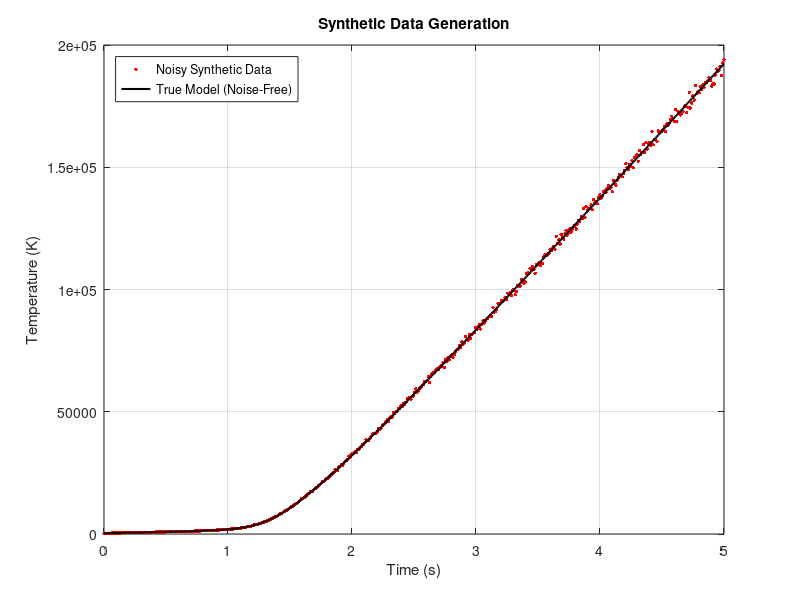

Write the MATLAB code that produced this figure. (Note: this script raises an error after producing the figure.)
% Problem 9: Reaction Heat and Parameter Estimation

function Problem9_ParameterEstimation()
    % True System Parameters
    PreExp_True = 1e5;
    Activ_Energy_True = 45; % kJ/mol
    Heat_Cap = 1.8;         % kJ/K
    Gas_Const = 8.314e-3;   % kJ/mol-K

    % Simulation Settings
    Time_Span = linspace(0, 5, 500); % 0 to 5 seconds
    Temp_Init = 300;                 % Initial Temp K

    %% Part 1: Generate Synthetic Data
    % Define true ODE: c*dT/dt = A*exp(-E/RT) + Q_ext(t)
    Func_ODE_True = @(t, T) (PreExp_True * exp(-Activ_Energy_True ./ (Gas_Const * T)) ...
                             + 2000 * exp(-0.001 * t)) / Heat_Cap;

    [Time_Sol, Temp_Clean] = ode45(Func_ODE_True, Time_Span, Temp_Init);

    % Add 1% Gaussian Noise
    Noise_Level = 0.01;
    Temp_Noisy = Temp_Clean .* (1 + Noise_Level * randn(size(Temp_Clean)));

    % Visualize Data
    figure(1)
    plot(Time_Sol, Temp_Noisy, 'r.', 'MarkerSize', 8)
    hold on
    plot(Time_Sol, Temp_Clean, 'k-', 'LineWidth', 1.5)
    xlabel('Time (s)')
    ylabel('Temperature (K)')
    legend('Noisy Synthetic Data', 'True Model (Noise-Free)', 'Location', 'NorthWest')
    title('Synthetic Data Generation')
    grid on

    %% Part 2: Parameter Estimation via Inverse Modeling
    % We try to recover A and E from the noisy data
    % Initial Guess: A = 5e4, E = 30 (deliberately off)
    Params_Guess = [5e4, 30]; 
    
    % Optimization Options
    Opt_Options = optimoptions('lsqcurvefit', 'Display', 'off');

    % Define objective function wrapper
    % Note: x corresponds to time, y to Temperature
    Func_Model_Fit = @(params, time_points) Solve_Temp_ODE(params, time_points, Temp_Init, Heat_Cap, Gas_Const);

    fprintf('Starting Parameter Estimation...\n');
    [Params_Est, Resnorm] = lsqcurvefit(Func_Model_Fit, Params_Guess, Time_Sol, Temp_Noisy, [], [], Opt_Options);

    A_Est = Params_Est(1);
    E_Est = Params_Est(2);

    %% Part 3: Results and Discussion
    fprintf('\n--- Estimation Results ---\n');
    fprintf('Parameter A: True = %.2e | Estimated = %.2e | Error = %.2f%%\n', ...
        PreExp_True, A_Est, abs(A_Est - PreExp_True)/PreExp_True * 100);
    fprintf('Parameter E: True = %.2f  | Estimated = %.2f  | Error = %.2f%%\n', ...
        Activ_Energy_True, E_Est, abs(E_Est - Activ_Energy_True)/Activ_Energy_True * 100);

    % Check fit quality
    Temp_Fitted = Solve_Temp_ODE(Params_Est, Time_Sol, Temp_Init, Heat_Cap, Gas_Const);
    
    plot(Time_Sol, Temp_Fitted, 'b--', 'LineWidth', 2)
    legend('Noisy Synthetic Data', 'True Model', 'Fitted Model')
    
    fprintf('\nDiscussion:\n');
    fprintf('The fitting algorithm successfully navigates the noise to recover parameters.\n');
    fprintf('Small deviations exist due to the non-linear coupling of A and E in the exponential term.\n');
end

%% Local Helper Function for ODE Integration inside Fitting Loop
function T_Profile = Solve_Temp_ODE(params, t_vector, T0, C, R)
    A_curr = params(1);
    E_curr = params(2);
    
    % Re-define ODE with current iteration parameters
    dTemp_dt = @(t, T) (A_curr * exp(-E_curr ./ (R * T)) + 2000 * exp(-0.001 * t)) / C;
    
    % Solve ODE
    % Note: ode45 returns a structure or variable steps, we need values at specific t_vector
    % We use deval or simply pass t_vector to ode45 (if t_vector is sorted)
    [~, T_Profile] = ode45(dTemp_dt, t_vector, T0);
end